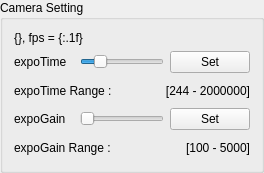
           <widget class="QGroupBox" name="groupBox_5">
            <property name="maximumSize">
             <size>
              <width>16777215</width>
              <height>185</height>
             </size>
            </property>
            <property name="title">
             <string>Camera Setting</string>
            </property>
            <layout class="QVBoxLayout" name="verticalLayout_11">
             <item>
              <widget class="QLabel" name="lbl_frame">
               <property name="text">
                <string>{}, fps = {:.1f}</string>
               </property>
              </widget>
             </item>
             <item>
              <layout class="QHBoxLayout" name="horizontalLayout_2">
               <property name="topMargin">
                <number>0</number>
               </property>
               <item>
                <widget class="QLabel" name="lbl_expoTime">
                 <property name="minimumSize">
                  <size>
                   <width>60</width>
                   <height>0</height>
                  </size>
                 </property>
                 <property name="text">
                  <string>expoTime</string>
                 </property>
                </widget>
               </item>
               <item>
                <widget class="QSlider" name="horizontalSlider_expotime">
                 <property name="minimum">
                  <number>1000</number>
                 </property>
                 <property name="maximum">
                  <number>100000</number>
                 </property>
                 <property name="singleStep">
                  <number>1000</number>
                 </property>
                 <property name="pageStep">
                  <number>10000</number>
                 </property>
                 <property name="value">
                  <number>20000</number>
                 </property>
                 <property name="orientation">
                  <enum>Qt::Horizontal</enum>
                 </property>
                </widget>
               </item>
               <item>
                <widget class="QPushButton" name="btn_setET">
                 <property name="text">
                  <string>Set</string>
                 </property>
                </widget>
               </item>
              </layout>
             </item>
             <item>
              <layout class="QHBoxLayout" name="horizontalLayout_35">
               <property name="topMargin">
                <number>0</number>
               </property>
               <item>
                <widget class="QLabel" name="label_43">
                 <property name="minimumSize">
                  <size>
                   <width>0</width>
                   <height>23</height>
                  </size>
                 </property>
                 <property name="text">
                  <string>expoTime Range : </string>
                 </property>
                </widget>
               </item>
               <item>
                <widget class="QLabel" name="label_expotr">
                 <property name="text">
                  <string>[244 - 2000000]</string>
                 </property>
                 <property name="alignment">
                  <set>Qt::AlignRight|Qt::AlignTrailing|Qt::AlignVCenter</set>
                 </property>
                </widget>
               </item>
              </layout>
             </item>
             <item>
              <layout class="QHBoxLayout" name="horizontalLayout_3">
               <property name="topMargin">
                <number>0</number>
               </property>
               <item>
                <widget class="QLabel" name="lbl_expoGain">
                 <property name="minimumSize">
                  <size>
                   <width>60</width>
                   <height>0</height>
                  </size>
                 </property>
                 <property name="text">
                  <string>expoGain</string>
                 </property>
                </widget>
               </item>
               <item>
                <widget class="QSlider" name="horizontalSlider_expogain">
                 <property name="minimum">
                  <number>100</number>
                 </property>
                 <property name="maximum">
                  <number>2000</number>
                 </property>
                 <property name="singleStep">
                  <number>50</number>
                 </property>
                 <property name="pageStep">
                  <number>100</number>
                 </property>
                 <property name="value">
                  <number>100</number>
                 </property>
                 <property name="orientation">
                  <enum>Qt::Horizontal</enum>
                 </property>
                </widget>
               </item>
               <item>
                <widget class="QPushButton" name="btn_setEG">
                 <property name="text">
                  <string>Set</string>
                 </property>
                </widget>
               </item>
              </layout>
             </item>
             <item>
              <layout class="QHBoxLayout" name="horizontalLayout_36">
               <property name="topMargin">
                <number>0</number>
               </property>
               <item>
                <widget class="QLabel" name="label_45">
                 <property name="minimumSize">
                  <size>
                   <width>0</width>
                   <height>23</height>
                  </size>
                 </property>
                 <property name="text">
                  <string>expoGain Range : </string>
                 </property>
                </widget>
               </item>
               <item>
                <widget class="QLabel" name="label_expogr">
                 <property name="text">
                  <string>[100 - 5000]</string>
                 </property>
                 <property name="alignment">
                  <set>Qt::AlignRight|Qt::AlignTrailing|Qt::AlignVCenter</set>
                 </property>
                </widget>
               </item>
              </layout>
             </item>
            </layout>
           </widget>
